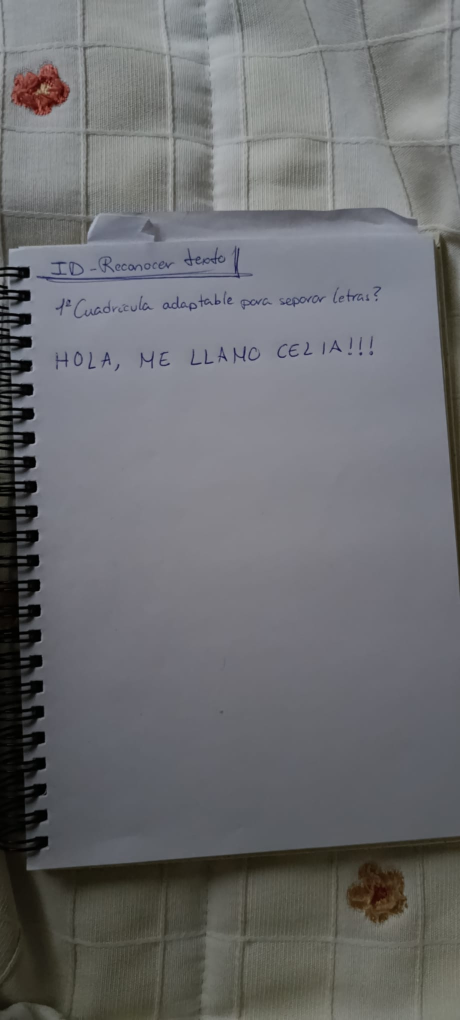
#> input picture imgs/textoprueba.jpeg, 920 x 2040 px (shown at 1/2 size)
$ python -i pagina.py   (imports and definitions only)
#> lines starting #> are read from the running program, lines starting #| are printed output that depends on the picture; after the words box and inside, x2 and y2 are one past the last pixel; in counts of white or black regions, pixels touching at a corner belong together
#> further down, picture is the input picture: shape (2040, 920, 3); mean B, G, R 112.1, 109.5, 108.7
import cv2
import numpy as np
import config
import utiles

# ------------------------------------------------------------
#  PASO 1: encontrar la pagina del album dentro de la imagen
#  (Canny + dilatar/erosionar + contornos + boundingRect: P38, P41, P45, P46)
# ------------------------------------------------------------

kernel = np.ones((5, 5), np.uint8)


def detectar_pagina(img):
    """Devuelve (x, y, ancho, alto) de la pagina en 'img' o None si no la encuentra."""
    byn = cv2.cvtColor(img, cv2.COLOR_BGR2GRAY)
    suavizado = cv2.blur(byn, (7, 7))
    s = config.SENSIBILIDAD_CANNY
    bordes = cv2.Canny(suavizado, s, s * 2)
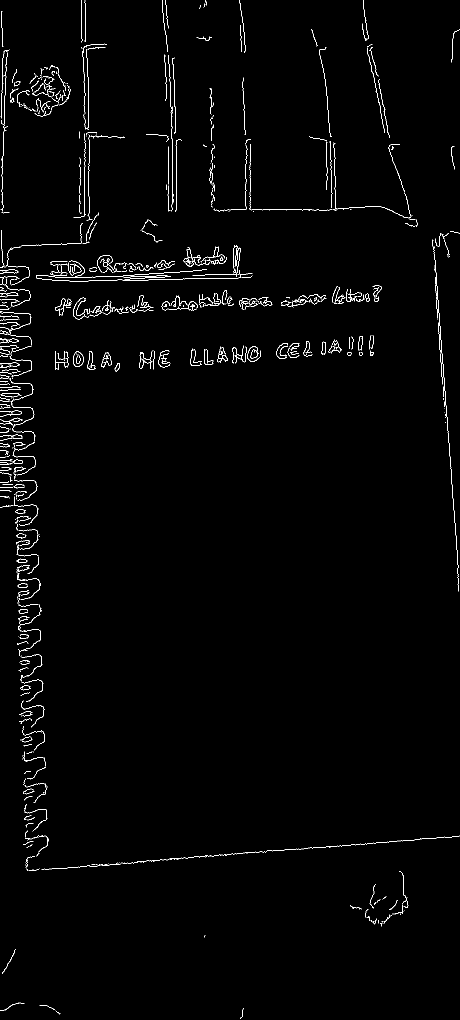
#> bordes: shape (2040, 920) (shown at 1/2 size); 1.3% white in thin lines or dots
    bordes = cv2.dilate(bordes, kernel, iterations=4)   # cierra huecos en el borde
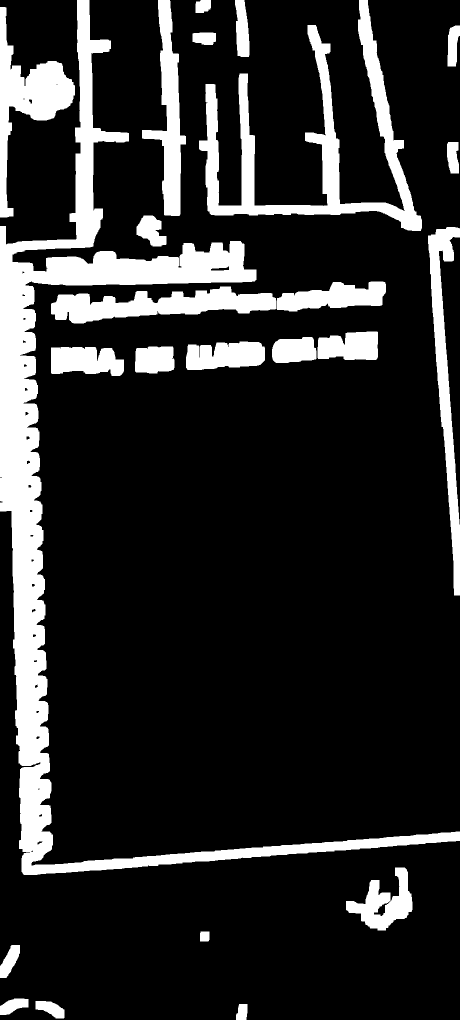
#> bordes: shape (2040, 920) (shown at 1/2 size); 16.4% white; 24 white regions, largest, box (x1, y1, x2, y2) and area: (0, 0, 920, 1750) 140646, (398, 0, 844, 462) 41510, (0, 14, 150, 435) 18807
    bordes = cv2.erode(bordes, kernel, iterations=4)    # y vuelve al grosor original
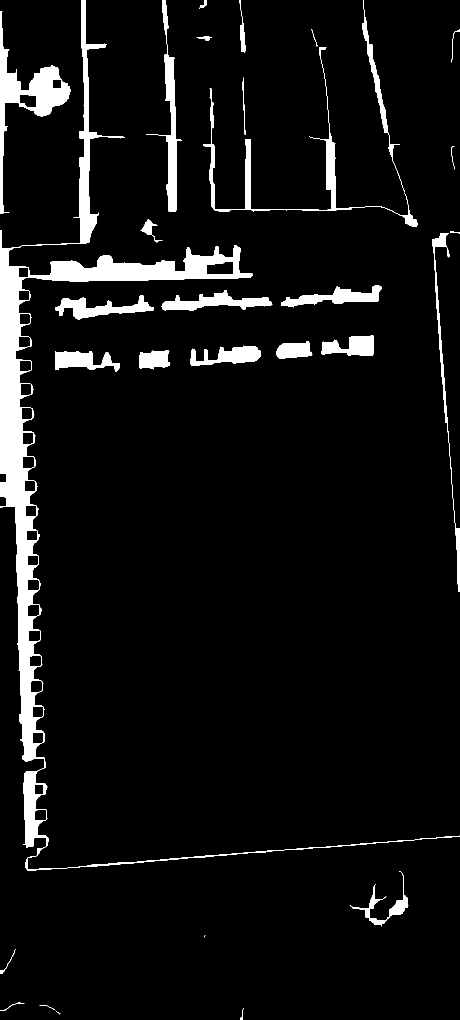
#> bordes: shape (2040, 920) (shown at 1/2 size); 6.4% white; 31 white regions (2 under 20 px)

    contornos, _ = cv2.findContours(bordes, cv2.RETR_EXTERNAL, cv2.CHAIN_APPROX_SIMPLE)
#> contornos = 31 contours, 6 with area under 20; largest, box (x1, y1, x2, y2) and area: (0, 0, 505, 1539) 66022, (0, 22, 142, 427) 10748, (46, 1540, 920, 1742) 5392, (406, 95, 836, 454) 5090, (292, 0, 364, 424) 5049

    # Se elige el contorno cuyo rectangulo envolvente sea el mayor dentro de los límites
    area_imagen = img.shape[0] * img.shape[1]
#> area_imagen = 1876800
    mejor = None
    area_mejor = 0
    for contorno in contornos:
        x, y, ancho, alto = cv2.boundingRect(contorno)
        area = ancho * alto
        if config.AREA_MIN_PAGINA * area_imagen <= area <= config.AREA_MAX_PAGINA * area_imagen:
            if area > area_mejor:
                mejor = (x, y, ancho, alto)
                area_mejor = area
#> this loop made 31 passes
#> (x, y, ancho, alto, area) on passes 1, 2, 3, 4, 5, 7, 8, 9, 10, 11, 12, 13: (111, 2021, 10, 8, 80), (480, 2016, 7, 24, 168), (79, 2010, 31, 10, 310), (0, 2005, 49, 17, 833), (0, 1898, 32, 50, 1600), (700, 1743, 117, 110, 12870), (46, 1540, 874, 202, 176548), (110, 702, 130, 42, 5460), (278, 701, 63, 38, 2394), (380, 691, 142, 41, 5822), (552, 682, 73, 36, 2628), (643, 671, 105, 41, 4305)
#> after the loop, area_mejor = 0
    return mejor


def extraer_pagina(img):
    """Devuelve (pagina recortada, rectangulo en la imagen original o None).
    Si no hay que buscarla o no se encuentra, la pagina es la imagen entera."""
    if not config.BUSCAR_PAGINA:
        return img, None

    pequena, factor = utiles.reducir_ancho(img, config.ANCHO_ANALISIS)
    rect = detectar_pagina(pequena)
    if rect is None:
        return img, None

    x, y, ancho, alto = [int(v * factor) for v in rect]      # a tamaño original
    m = int(config.MARGEN_RECORTE_PAGINA * min(ancho, alto))
    pagina = img[y + m:y + alto - m, x + m:x + ancho - m].copy()   # slicing, como P57
    return pagina, (x, y, ancho, alto)

>>> import cv2
>>> picture = cv2.imread('../imgs/textoprueba.jpeg')
>>> result = detectar_pagina(picture)
